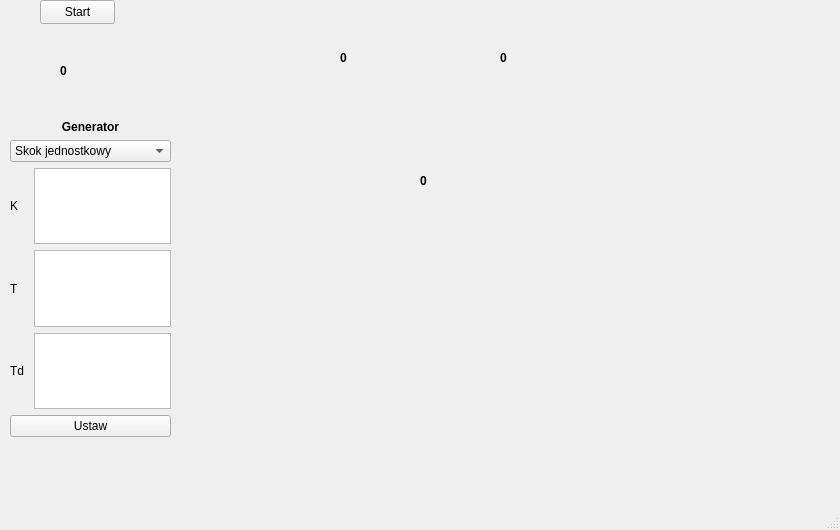
<?xml version="1.0" encoding="UTF-8"?>
<ui version="4.0">
 <class>MainWindow</class>
 <widget class="QMainWindow" name="MainWindow">
  <property name="geometry">
   <rect>
    <x>0</x>
    <y>0</y>
    <width>840</width>
    <height>530</height>
   </rect>
  </property>
  <property name="windowTitle">
   <string>MainWindow</string>
  </property>
  <widget class="QWidget" name="centralwidget">
   <property name="maximumSize">
    <size>
     <width>800</width>
     <height>557</height>
    </size>
   </property>
   <widget class="QWidget" name="verticalLayoutWidget_2">
    <property name="geometry">
     <rect>
      <x>10</x>
      <y>120</y>
      <width>161</width>
      <height>317</height>
     </rect>
    </property>
    <layout class="QVBoxLayout" name="verticalLayout_2">
     <item>
      <layout class="QVBoxLayout" name="verticalLayout_3">
       <item>
        <widget class="QLabel" name="label">
         <property name="font">
          <font>
           <bold>true</bold>
          </font>
         </property>
         <property name="layoutDirection">
          <enum>Qt::LayoutDirection::LeftToRight</enum>
         </property>
         <property name="text">
          <string>Generator</string>
         </property>
         <property name="alignment">
          <set>Qt::AlignmentFlag::AlignCenter</set>
         </property>
        </widget>
       </item>
       <item>
        <widget class="QComboBox" name="generatorComboBox">
         <property name="minimumSize">
          <size>
           <width>50</width>
           <height>0</height>
          </size>
         </property>
         <item>
          <property name="text">
           <string>Skok jednostkowy</string>
          </property>
         </item>
         <item>
          <property name="text">
           <string>Sygnał prostokątny</string>
          </property>
         </item>
         <item>
          <property name="text">
           <string>Sygnał sinusoidalny</string>
          </property>
         </item>
        </widget>
       </item>
      </layout>
     </item>
     <item>
      <layout class="QVBoxLayout" name="verticalLayout_4">
       <item>
        <layout class="QHBoxLayout" name="horizontalLayout_5">
         <item>
          <widget class="QLabel" name="label_4">
           <property name="text">
            <string>K   </string>
           </property>
          </widget>
         </item>
         <item>
          <widget class="QTextEdit" name="kTextEdit">
           <property name="verticalScrollBarPolicy">
            <enum>Qt::ScrollBarPolicy::ScrollBarAlwaysOff</enum>
           </property>
          </widget>
         </item>
        </layout>
       </item>
       <item>
        <layout class="QHBoxLayout" name="horizontalLayout_3">
         <item>
          <widget class="QLabel" name="label_3">
           <property name="text">
            <string>T   </string>
           </property>
          </widget>
         </item>
         <item>
          <widget class="QTextEdit" name="tTextEdit">
           <property name="verticalScrollBarPolicy">
            <enum>Qt::ScrollBarPolicy::ScrollBarAlwaysOff</enum>
           </property>
          </widget>
         </item>
        </layout>
       </item>
       <item>
        <layout class="QHBoxLayout" name="horizontalLayout_4">
         <item>
          <widget class="QLabel" name="label_2">
           <property name="text">
            <string>Td </string>
           </property>
          </widget>
         </item>
         <item>
          <widget class="QTextEdit" name="tdTextEdit">
           <property name="verticalScrollBarPolicy">
            <enum>Qt::ScrollBarPolicy::ScrollBarAlwaysOff</enum>
           </property>
          </widget>
         </item>
        </layout>
       </item>
       <item>
        <widget class="QPushButton" name="setRegulatorButton">
         <property name="text">
          <string>Ustaw</string>
         </property>
        </widget>
       </item>
      </layout>
     </item>
    </layout>
   </widget>
   <widget class="QLabel" name="pidDiagram">
    <property name="geometry">
     <rect>
      <x>10</x>
      <y>30</y>
      <width>781</width>
      <height>171</height>
     </rect>
    </property>
    <property name="text">
     <string/>
    </property>
    <property name="pixmap">
     <pixmap resource="resources.qrc">:/PID.png</pixmap>
    </property>
   </widget>
   <widget class="QLabel" name="feedbackResult">
    <property name="geometry">
     <rect>
      <x>420</x>
      <y>170</y>
      <width>91</width>
      <height>21</height>
     </rect>
    </property>
    <property name="font">
     <font>
      <bold>true</bold>
     </font>
    </property>
    <property name="text">
     <string>0</string>
    </property>
   </widget>
   <widget class="QLabel" name="setpointLabel">
    <property name="geometry">
     <rect>
      <x>60</x>
      <y>55</y>
      <width>71</width>
      <height>31</height>
     </rect>
    </property>
    <property name="font">
     <font>
      <bold>true</bold>
     </font>
    </property>
    <property name="text">
     <string>0</string>
    </property>
   </widget>
   <widget class="QLabel" name="errorLabel">
    <property name="geometry">
     <rect>
      <x>340</x>
      <y>50</y>
      <width>61</width>
      <height>16</height>
     </rect>
    </property>
    <property name="font">
     <font>
      <bold>true</bold>
     </font>
    </property>
    <property name="text">
     <string>0</string>
    </property>
   </widget>
   <widget class="QLabel" name="pidResultLabel">
    <property name="geometry">
     <rect>
      <x>500</x>
      <y>50</y>
      <width>61</width>
      <height>16</height>
     </rect>
    </property>
    <property name="font">
     <font>
      <bold>true</bold>
     </font>
    </property>
    <property name="text">
     <string>0</string>
    </property>
   </widget>
   <widget class="QLabel" name="light">
    <property name="geometry">
     <rect>
      <x>10</x>
      <y>0</y>
      <width>21</width>
      <height>21</height>
     </rect>
    </property>
    <property name="text">
     <string/>
    </property>
    <property name="pixmap">
     <pixmap resource="resources.qrc">:/red.png</pixmap>
    </property>
    <property name="scaledContents">
     <bool>true</bool>
    </property>
   </widget>
   <widget class="QPushButton" name="startStopButton">
    <property name="geometry">
     <rect>
      <x>40</x>
      <y>0</y>
      <width>75</width>
      <height>24</height>
     </rect>
    </property>
    <property name="text">
     <string>Start</string>
    </property>
   </widget>
   <zorder>pidDiagram</zorder>
   <zorder>verticalLayoutWidget_2</zorder>
   <zorder>light</zorder>
   <zorder>startStopButton</zorder>
   <zorder>setpointLabel</zorder>
   <zorder>feedbackResult</zorder>
   <zorder>pidResultLabel</zorder>
   <zorder>errorLabel</zorder>
  </widget>
  <widget class="QMenuBar" name="menubar">
   <property name="geometry">
    <rect>
     <x>0</x>
     <y>0</y>
     <width>840</width>
     <height>22</height>
    </rect>
   </property>
  </widget>
  <widget class="QStatusBar" name="statusbar"/>
 </widget>
 <resources>
  <include location="resources.qrc"/>
 </resources>
 <connections/>
</ui>
